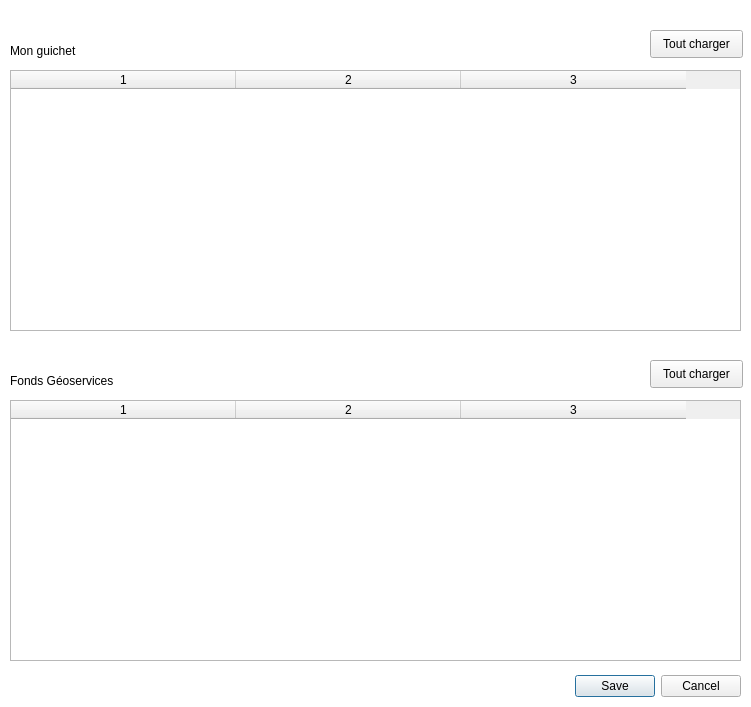
<?xml version="1.0" encoding="UTF-8"?>
<ui version="4.0">
 <class>DialogChargerGuichet</class>
 <widget class="QDialog" name="DialogChargerGuichet">
  <property name="geometry">
   <rect>
    <x>0</x>
    <y>0</y>
    <width>751</width>
    <height>707</height>
   </rect>
  </property>
  <property name="windowTitle">
   <string>Charger les couches de mon groupe</string>
  </property>
  <property name="styleSheet">
   <string notr="true">QDialog {background-color: rgb(255, 255, 255)}</string>
  </property>
  <widget class="QDialogButtonBox" name="buttonBox">
   <property name="geometry">
    <rect>
     <x>540</x>
     <y>670</y>
     <width>201</width>
     <height>32</height>
    </rect>
   </property>
   <property name="orientation">
    <enum>Qt::Horizontal</enum>
   </property>
   <property name="standardButtons">
    <set>QDialogButtonBox::Cancel|QDialogButtonBox::Save</set>
   </property>
  </widget>
  <widget class="QLabel" name="labelMonGuichet">
   <property name="geometry">
    <rect>
     <x>10</x>
     <y>40</y>
     <width>101</width>
     <height>21</height>
    </rect>
   </property>
   <property name="font">
    <font>
     <pointsize>9</pointsize>
     <weight>700</weight>
     <bold>true</bold>
    </font>
   </property>
   <property name="text">
    <string>Mon guichet</string>
   </property>
  </widget>
  <widget class="QLabel" name="labelFondsGeoservices">
   <property name="geometry">
    <rect>
     <x>10</x>
     <y>370</y>
     <width>151</width>
     <height>21</height>
    </rect>
   </property>
   <property name="font">
    <font>
     <pointsize>9</pointsize>
     <weight>700</weight>
     <bold>true</bold>
    </font>
   </property>
   <property name="text">
    <string>Fonds Géoservices</string>
   </property>
  </widget>
  <widget class="QTableWidget" name="tableWidgetMonGuichet">
   <property name="enabled">
    <bool>true</bool>
   </property>
   <property name="geometry">
    <rect>
     <x>10</x>
     <y>70</y>
     <width>731</width>
     <height>261</height>
    </rect>
   </property>
   <property name="sizePolicy">
    <sizepolicy hsizetype="Expanding" vsizetype="Expanding">
     <horstretch>0</horstretch>
     <verstretch>0</verstretch>
    </sizepolicy>
   </property>
   <property name="horizontalScrollBarPolicy">
    <enum>Qt::ScrollBarAlwaysOff</enum>
   </property>
   <property name="sizeAdjustPolicy">
    <enum>QAbstractScrollArea::AdjustIgnored</enum>
   </property>
   <property name="autoScroll">
    <bool>true</bool>
   </property>
   <property name="horizontalScrollMode">
    <enum>QAbstractItemView::ScrollPerItem</enum>
   </property>
   <property name="showGrid">
    <bool>false</bool>
   </property>
   <property name="gridStyle">
    <enum>Qt::NoPen</enum>
   </property>
   <property name="rowCount">
    <number>0</number>
   </property>
   <property name="columnCount">
    <number>3</number>
   </property>
   <attribute name="horizontalHeaderVisible">
    <bool>true</bool>
   </attribute>
   <attribute name="horizontalHeaderCascadingSectionResizes">
    <bool>true</bool>
   </attribute>
   <attribute name="horizontalHeaderMinimumSectionSize">
    <number>30</number>
   </attribute>
   <attribute name="horizontalHeaderDefaultSectionSize">
    <number>225</number>
   </attribute>
   <attribute name="horizontalHeaderHighlightSections">
    <bool>false</bool>
   </attribute>
   <attribute name="horizontalHeaderStretchLastSection">
    <bool>false</bool>
   </attribute>
   <attribute name="verticalHeaderVisible">
    <bool>false</bool>
   </attribute>
   <attribute name="verticalHeaderCascadingSectionResizes">
    <bool>true</bool>
   </attribute>
   <attribute name="verticalHeaderMinimumSectionSize">
    <number>37</number>
   </attribute>
   <attribute name="verticalHeaderDefaultSectionSize">
    <number>37</number>
   </attribute>
   <attribute name="verticalHeaderHighlightSections">
    <bool>false</bool>
   </attribute>
   <attribute name="verticalHeaderStretchLastSection">
    <bool>false</bool>
   </attribute>
   <column/>
   <column/>
   <column/>
  </widget>
  <widget class="QTableWidget" name="tableWidgetFondsGeoservices">
   <property name="geometry">
    <rect>
     <x>10</x>
     <y>400</y>
     <width>731</width>
     <height>261</height>
    </rect>
   </property>
   <property name="horizontalScrollBarPolicy">
    <enum>Qt::ScrollBarAlwaysOff</enum>
   </property>
   <property name="sizeAdjustPolicy">
    <enum>QAbstractScrollArea::AdjustIgnored</enum>
   </property>
   <property name="verticalScrollMode">
    <enum>QAbstractItemView::ScrollPerItem</enum>
   </property>
   <property name="showGrid">
    <bool>false</bool>
   </property>
   <property name="gridStyle">
    <enum>Qt::NoPen</enum>
   </property>
   <property name="columnCount">
    <number>3</number>
   </property>
   <attribute name="horizontalHeaderVisible">
    <bool>true</bool>
   </attribute>
   <attribute name="horizontalHeaderCascadingSectionResizes">
    <bool>true</bool>
   </attribute>
   <attribute name="horizontalHeaderMinimumSectionSize">
    <number>30</number>
   </attribute>
   <attribute name="horizontalHeaderDefaultSectionSize">
    <number>225</number>
   </attribute>
   <attribute name="horizontalHeaderHighlightSections">
    <bool>false</bool>
   </attribute>
   <attribute name="horizontalHeaderStretchLastSection">
    <bool>false</bool>
   </attribute>
   <attribute name="verticalHeaderVisible">
    <bool>false</bool>
   </attribute>
   <attribute name="verticalHeaderCascadingSectionResizes">
    <bool>true</bool>
   </attribute>
   <attribute name="verticalHeaderHighlightSections">
    <bool>false</bool>
   </attribute>
   <attribute name="verticalHeaderStretchLastSection">
    <bool>false</bool>
   </attribute>
   <column/>
   <column/>
   <column/>
  </widget>
  <widget class="QLabel" name="labelGroupeActif">
   <property name="geometry">
    <rect>
     <x>10</x>
     <y>10</y>
     <width>621</width>
     <height>21</height>
    </rect>
   </property>
   <property name="font">
    <font>
     <pointsize>9</pointsize>
     <weight>700</weight>
     <italic>false</italic>
     <bold>true</bold>
    </font>
   </property>
   <property name="text">
    <string/>
   </property>
  </widget>
  <widget class="QPushButton" name="pushButton_checkAllBoxes_MonGuichet">
   <property name="geometry">
    <rect>
     <x>650</x>
     <y>30</y>
     <width>93</width>
     <height>28</height>
    </rect>
   </property>
   <property name="text">
    <string>Tout charger</string>
   </property>
  </widget>
  <widget class="QPushButton" name="pushButton_checkAllBoxes_FondsGeoservices">
   <property name="geometry">
    <rect>
     <x>650</x>
     <y>360</y>
     <width>93</width>
     <height>28</height>
    </rect>
   </property>
   <property name="text">
    <string>Tout charger</string>
   </property>
  </widget>
 </widget>
 <resources/>
 <connections/>
</ui>
